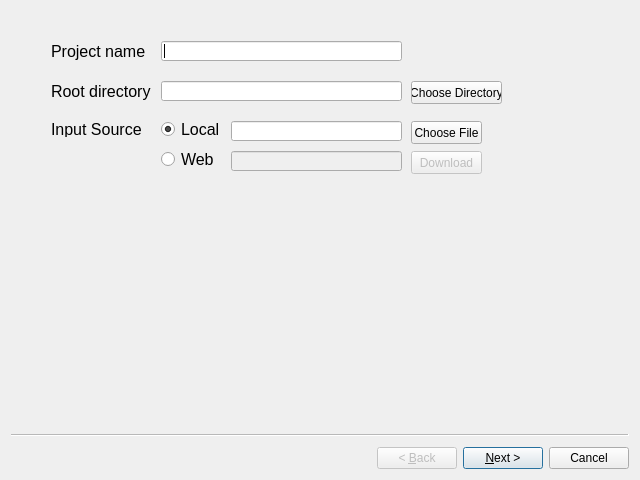
<?xml version="1.0" encoding="UTF-8"?>
<ui version="4.0">
 <class>Wizard</class>
 <widget class="QWizard" name="Wizard">
  <property name="geometry">
   <rect>
    <x>0</x>
    <y>0</y>
    <width>640</width>
    <height>480</height>
   </rect>
  </property>
  <property name="windowTitle">
   <string>Wizard</string>
  </property>
  <widget class="QWizardPage" name="wizardPage1">
   <widget class="QLineEdit" name="lineEdit">
    <property name="geometry">
     <rect>
      <x>150</x>
      <y>30</y>
      <width>241</width>
      <height>20</height>
     </rect>
    </property>
   </widget>
   <widget class="QLineEdit" name="lineEdit_2">
    <property name="geometry">
     <rect>
      <x>150</x>
      <y>70</y>
      <width>241</width>
      <height>20</height>
     </rect>
    </property>
   </widget>
   <widget class="QPushButton" name="pushButton_3">
    <property name="enabled">
     <bool>false</bool>
    </property>
    <property name="geometry">
     <rect>
      <x>400</x>
      <y>140</y>
      <width>71</width>
      <height>23</height>
     </rect>
    </property>
    <property name="text">
     <string>Download</string>
    </property>
   </widget>
   <widget class="QLabel" name="label_3">
    <property name="geometry">
     <rect>
      <x>40</x>
      <y>110</y>
      <width>101</width>
      <height>16</height>
     </rect>
    </property>
    <property name="font">
     <font>
      <pointsize>12</pointsize>
     </font>
    </property>
    <property name="text">
     <string>Input Source</string>
    </property>
   </widget>
   <widget class="QLineEdit" name="lineEdit_4">
    <property name="enabled">
     <bool>false</bool>
    </property>
    <property name="geometry">
     <rect>
      <x>220</x>
      <y>140</y>
      <width>171</width>
      <height>20</height>
     </rect>
    </property>
   </widget>
   <widget class="QRadioButton" name="radioButton">
    <property name="geometry">
     <rect>
      <x>150</x>
      <y>110</y>
      <width>82</width>
      <height>17</height>
     </rect>
    </property>
    <property name="font">
     <font>
      <pointsize>12</pointsize>
     </font>
    </property>
    <property name="text">
     <string>Local</string>
    </property>
    <property name="checked">
     <bool>true</bool>
    </property>
   </widget>
   <widget class="QRadioButton" name="radioButton_2">
    <property name="enabled">
     <bool>true</bool>
    </property>
    <property name="geometry">
     <rect>
      <x>150</x>
      <y>140</y>
      <width>82</width>
      <height>17</height>
     </rect>
    </property>
    <property name="font">
     <font>
      <pointsize>12</pointsize>
     </font>
    </property>
    <property name="text">
     <string>Web</string>
    </property>
   </widget>
   <widget class="QLabel" name="label">
    <property name="geometry">
     <rect>
      <x>40</x>
      <y>30</y>
      <width>101</width>
      <height>21</height>
     </rect>
    </property>
    <property name="font">
     <font>
      <pointsize>12</pointsize>
     </font>
    </property>
    <property name="text">
     <string>Project name</string>
    </property>
   </widget>
   <widget class="QLabel" name="label_2">
    <property name="geometry">
     <rect>
      <x>40</x>
      <y>70</y>
      <width>111</width>
      <height>21</height>
     </rect>
    </property>
    <property name="font">
     <font>
      <pointsize>12</pointsize>
     </font>
    </property>
    <property name="text">
     <string>Root directory</string>
    </property>
   </widget>
   <widget class="QPushButton" name="pushButton_2">
    <property name="geometry">
     <rect>
      <x>400</x>
      <y>110</y>
      <width>71</width>
      <height>23</height>
     </rect>
    </property>
    <property name="text">
     <string>Choose File</string>
    </property>
   </widget>
   <widget class="QPushButton" name="pushButton">
    <property name="geometry">
     <rect>
      <x>400</x>
      <y>70</y>
      <width>91</width>
      <height>23</height>
     </rect>
    </property>
    <property name="text">
     <string>Choose Directory</string>
    </property>
   </widget>
   <widget class="QLineEdit" name="lineEdit_3">
    <property name="enabled">
     <bool>true</bool>
    </property>
    <property name="geometry">
     <rect>
      <x>220</x>
      <y>110</y>
      <width>171</width>
      <height>20</height>
     </rect>
    </property>
   </widget>
  </widget>
  <widget class="QWizardPage" name="wizardPage2">
   <widget class="QLabel" name="label_4">
    <property name="geometry">
     <rect>
      <x>10</x>
      <y>50</y>
      <width>121</width>
      <height>21</height>
     </rect>
    </property>
    <property name="font">
     <font>
      <pointsize>12</pointsize>
     </font>
    </property>
    <property name="text">
     <string>Learning Type</string>
    </property>
   </widget>
   <widget class="QSpinBox" name="spinBox">
    <property name="enabled">
     <bool>true</bool>
    </property>
    <property name="geometry">
     <rect>
      <x>180</x>
      <y>140</y>
      <width>42</width>
      <height>22</height>
     </rect>
    </property>
   </widget>
   <widget class="QLabel" name="label_5">
    <property name="geometry">
     <rect>
      <x>10</x>
      <y>180</y>
      <width>151</width>
      <height>21</height>
     </rect>
    </property>
    <property name="font">
     <font>
      <pointsize>12</pointsize>
     </font>
    </property>
    <property name="text">
     <string>No of Hidden Nodes</string>
    </property>
   </widget>
   <widget class="QLabel" name="label_6">
    <property name="geometry">
     <rect>
      <x>10</x>
      <y>220</y>
      <width>151</width>
      <height>21</height>
     </rect>
    </property>
    <property name="font">
     <font>
      <pointsize>12</pointsize>
     </font>
    </property>
    <property name="text">
     <string>No of Output Nodes</string>
    </property>
   </widget>
   <widget class="QLabel" name="label_7">
    <property name="geometry">
     <rect>
      <x>10</x>
      <y>90</y>
      <width>161</width>
      <height>21</height>
     </rect>
    </property>
    <property name="font">
     <font>
      <pointsize>12</pointsize>
     </font>
    </property>
    <property name="text">
     <string>Choose Learning Rule</string>
    </property>
   </widget>
   <widget class="QSpinBox" name="spinBox_3">
    <property name="enabled">
     <bool>true</bool>
    </property>
    <property name="geometry">
     <rect>
      <x>180</x>
      <y>220</y>
      <width>42</width>
      <height>22</height>
     </rect>
    </property>
   </widget>
   <widget class="QComboBox" name="comboBox">
    <property name="geometry">
     <rect>
      <x>180</x>
      <y>50</y>
      <width>121</width>
      <height>25</height>
     </rect>
    </property>
    <property name="font">
     <font>
      <pointsize>12</pointsize>
     </font>
    </property>
    <property name="sizeAdjustPolicy">
     <enum>QComboBox::AdjustToContents</enum>
    </property>
    <item>
     <property name="text">
      <string>Supervised</string>
     </property>
    </item>
    <item>
     <property name="text">
      <string>Unsupervised</string>
     </property>
    </item>
   </widget>
   <widget class="QComboBox" name="comboBox_2">
    <property name="geometry">
     <rect>
      <x>180</x>
      <y>90</y>
      <width>143</width>
      <height>25</height>
     </rect>
    </property>
    <property name="font">
     <font>
      <pointsize>12</pointsize>
     </font>
    </property>
    <property name="sizeAdjustPolicy">
     <enum>QComboBox::AdjustToContents</enum>
    </property>
    <item>
     <property name="text">
      <string>Perceptron</string>
     </property>
    </item>
    <item>
     <property name="text">
      <string>LMS</string>
     </property>
    </item>
    <item>
     <property name="text">
      <string>Backpropagation</string>
     </property>
    </item>
   </widget>
   <widget class="QSpinBox" name="spinBox_2">
    <property name="enabled">
     <bool>true</bool>
    </property>
    <property name="geometry">
     <rect>
      <x>180</x>
      <y>180</y>
      <width>42</width>
      <height>22</height>
     </rect>
    </property>
   </widget>
   <widget class="QLabel" name="label_8">
    <property name="geometry">
     <rect>
      <x>0</x>
      <y>0</y>
      <width>201</width>
      <height>21</height>
     </rect>
    </property>
    <property name="font">
     <font>
      <pointsize>14</pointsize>
     </font>
    </property>
    <property name="text">
     <string>Neural Network Details</string>
    </property>
   </widget>
   <widget class="QLabel" name="label_9">
    <property name="geometry">
     <rect>
      <x>10</x>
      <y>140</y>
      <width>141</width>
      <height>21</height>
     </rect>
    </property>
    <property name="font">
     <font>
      <pointsize>12</pointsize>
     </font>
    </property>
    <property name="text">
     <string>No of Input Nodes</string>
    </property>
   </widget>
   <widget class="QLabel" name="label_10">
    <property name="geometry">
     <rect>
      <x>380</x>
      <y>140</y>
      <width>141</width>
      <height>21</height>
     </rect>
    </property>
    <property name="font">
     <font>
      <pointsize>12</pointsize>
     </font>
    </property>
    <property name="text">
     <string>Learning Rate</string>
    </property>
   </widget>
   <widget class="QLabel" name="label_11">
    <property name="geometry">
     <rect>
      <x>380</x>
      <y>180</y>
      <width>151</width>
      <height>21</height>
     </rect>
    </property>
    <property name="font">
     <font>
      <pointsize>12</pointsize>
     </font>
    </property>
    <property name="text">
     <string>Momentum Factor</string>
    </property>
   </widget>
   <widget class="QDoubleSpinBox" name="doubleSpinBox">
    <property name="geometry">
     <rect>
      <x>520</x>
      <y>140</y>
      <width>62</width>
      <height>22</height>
     </rect>
    </property>
   </widget>
   <widget class="QDoubleSpinBox" name="doubleSpinBox_2">
    <property name="geometry">
     <rect>
      <x>520</x>
      <y>180</y>
      <width>62</width>
      <height>22</height>
     </rect>
    </property>
   </widget>
   <widget class="QSpinBox" name="spinBox_4">
    <property name="enabled">
     <bool>true</bool>
    </property>
    <property name="geometry">
     <rect>
      <x>170</x>
      <y>260</y>
      <width>51</width>
      <height>22</height>
     </rect>
    </property>
    <property name="maximum">
     <number>10000</number>
    </property>
   </widget>
   <widget class="QLabel" name="label_12">
    <property name="geometry">
     <rect>
      <x>10</x>
      <y>260</y>
      <width>151</width>
      <height>21</height>
     </rect>
    </property>
    <property name="font">
     <font>
      <pointsize>12</pointsize>
     </font>
    </property>
    <property name="text">
     <string>No of Iteration</string>
    </property>
   </widget>
  </widget>
 </widget>
 <resources/>
 <connections/>
</ui>
